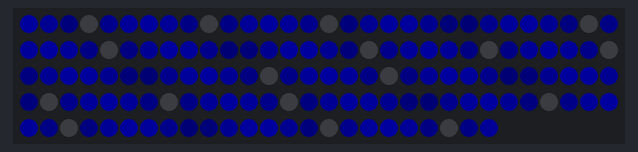
The sketch below on a simulated ATtiny85, built with avr-gcc and run on an emulated ATtiny85. Shown: 144 RGB LEDs in strip order, left to right, continuing on the next row. Dim RGB values are drawn brighter than linear.

Above: at 0.16 s.
At 4.87 s:
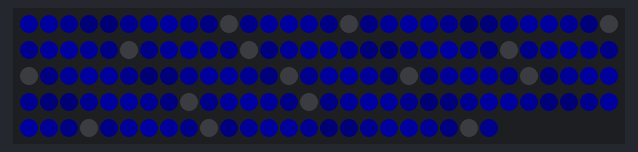
At 10.03 s:
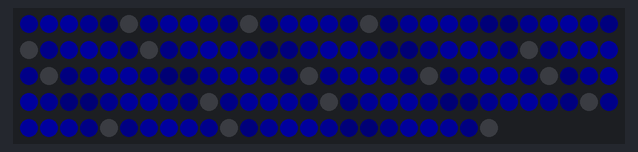
At 19.9 s:
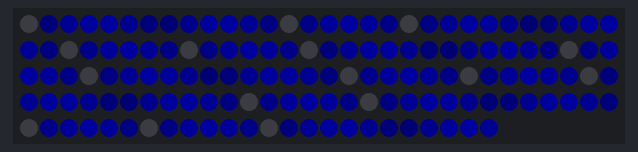
At 29.92 s:
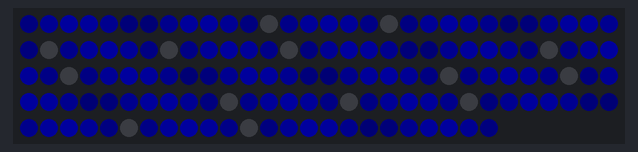
At 39.79 s:
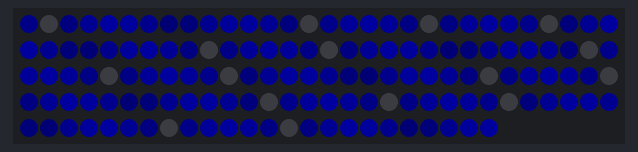

The sketch:

RunningWhite.ino
```cpp
/*
 *  InfinityMirrorRainbow.ino
 *
 *  Created by Iain Moncrief
 *  Monday, March 18, 2019
 *
 */

#include <Adafruit_DotStar.h>
#include <SPI.h>

// Compile time definitions
#define NUMPIXELS 144  // Pixel count for extended LED strip
#define DATAPIN 6	  // Green wire
#define CLOCKPIN 5	 // Blue wire
#define ANALOGPOTPIN 2 // Potentiometer pin
#define BRIGHTNESS 30

Adafruit_DotStar strip = Adafruit_DotStar(NUMPIXELS, DATAPIN, CLOCKPIN, DOTSTAR_BRG);

void setup()
{

#if defined(__AVR_ATtiny85__) && (F_CPU == 16000000L)
	clock_prescale_set(clock_div_1); // Enable 16 MHz on Trinket
#endif

	strip.begin();

	if (BRIGHTNESS > 0)
	{
		strip.setBrightness(BRIGHTNESS);
	}

	strip.show(); // Clears the strip
}

void loop()
{
	  RunningLights(0,0,0xff, 0);        // red
}

void RunningLights(byte red, byte green, byte blue, int WaveDelay)
{
	int Position = 0;

	for (int j = 0; j < NUMPIXELS * 2; j++)
	{
		Position++; // = 0; //Position + Rate;
		for (int i = 0; i < NUMPIXELS; i++)
		{
			// sine wave, 3 offset waves make a rainbow!
			//float level = sin(i+Position) * 127 + 128;
			//setPixel(i,level,0,0);
			//float level = sin(i+Position) * 127 + 128;
			strip.setPixelColor(i, ((sin(i + Position) * 127 + 128) / 255) * red,
					 ((sin(i + Position) * 127 + 128) / 255) * green,
					 ((sin(i + Position) * 127 + 128) / 255) * blue);
		}

		strip.show();
		delay(WaveDelay);
	}
}
```
